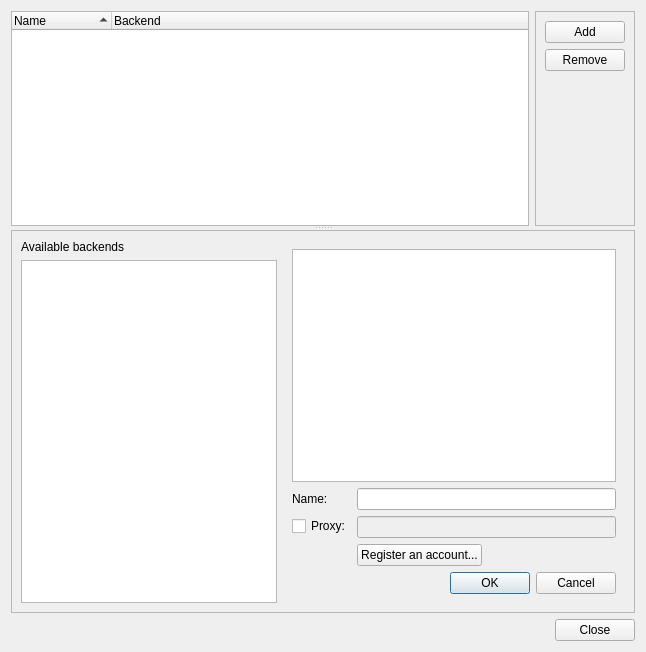
<?xml version="1.0" encoding="UTF-8"?>
<ui version="4.0">
 <class>BackendCfg</class>
 <widget class="QDialog" name="BackendCfg">
  <property name="geometry">
   <rect>
    <x>0</x>
    <y>0</y>
    <width>646</width>
    <height>652</height>
   </rect>
  </property>
  <property name="windowTitle">
   <string>Backends configuration</string>
  </property>
  <layout class="QVBoxLayout" name="verticalLayout_3">
   <item>
    <widget class="QSplitter" name="splitter_2">
     <property name="orientation">
      <enum>Qt::Vertical</enum>
     </property>
     <widget class="QWidget" name="horizontalLayoutWidget">
      <layout class="QHBoxLayout" name="horizontalLayout">
       <item>
        <widget class="QTreeWidget" name="configuredBackendsList">
         <property name="editTriggers">
          <set>QAbstractItemView::NoEditTriggers</set>
         </property>
         <property name="iconSize">
          <size>
           <width>48</width>
           <height>48</height>
          </size>
         </property>
         <property name="rootIsDecorated">
          <bool>false</bool>
         </property>
         <property name="uniformRowHeights">
          <bool>false</bool>
         </property>
         <property name="itemsExpandable">
          <bool>false</bool>
         </property>
         <property name="sortingEnabled">
          <bool>true</bool>
         </property>
         <property name="animated">
          <bool>true</bool>
         </property>
         <property name="wordWrap">
          <bool>false</bool>
         </property>
         <property name="expandsOnDoubleClick">
          <bool>false</bool>
         </property>
         <attribute name="headerCascadingSectionResizes">
          <bool>false</bool>
         </attribute>
         <attribute name="headerHighlightSections">
          <bool>true</bool>
         </attribute>
         <attribute name="headerCascadingSectionResizes">
          <bool>false</bool>
         </attribute>
         <attribute name="headerHighlightSections">
          <bool>true</bool>
         </attribute>
         <column>
          <property name="text">
           <string>Name</string>
          </property>
         </column>
         <column>
          <property name="text">
           <string>Backend</string>
          </property>
         </column>
        </widget>
       </item>
       <item>
        <widget class="QFrame" name="frame">
         <property name="frameShape">
          <enum>QFrame::StyledPanel</enum>
         </property>
         <property name="frameShadow">
          <enum>QFrame::Raised</enum>
         </property>
         <layout class="QVBoxLayout" name="verticalLayout">
          <item>
           <widget class="QPushButton" name="addButton">
            <property name="text">
             <string>Add</string>
            </property>
           </widget>
          </item>
          <item>
           <widget class="QPushButton" name="removeButton">
            <property name="text">
             <string>Remove</string>
            </property>
           </widget>
          </item>
          <item>
           <spacer name="verticalSpacer">
            <property name="orientation">
             <enum>Qt::Vertical</enum>
            </property>
            <property name="sizeHint" stdset="0">
             <size>
              <width>20</width>
              <height>40</height>
             </size>
            </property>
           </spacer>
          </item>
         </layout>
        </widget>
       </item>
      </layout>
     </widget>
     <widget class="QFrame" name="configFrame">
      <property name="frameShape">
       <enum>QFrame::StyledPanel</enum>
      </property>
      <property name="frameShadow">
       <enum>QFrame::Raised</enum>
      </property>
      <layout class="QHBoxLayout" name="horizontalLayout_2">
       <item>
        <layout class="QVBoxLayout" name="verticalLayout_2">
         <item>
          <widget class="QLabel" name="label_2">
           <property name="text">
            <string>Available backends</string>
           </property>
          </widget>
         </item>
         <item>
          <widget class="QListWidget" name="backendsList">
           <property name="sizePolicy">
            <sizepolicy hsizetype="Preferred" vsizetype="Expanding">
             <horstretch>0</horstretch>
             <verstretch>0</verstretch>
            </sizepolicy>
           </property>
           <property name="iconSize">
            <size>
             <width>32</width>
             <height>32</height>
            </size>
           </property>
           <property name="spacing">
            <number>1</number>
           </property>
           <property name="sortingEnabled">
            <bool>true</bool>
           </property>
          </widget>
         </item>
        </layout>
       </item>
       <item>
        <widget class="QFrame" name="frame_2">
         <property name="sizePolicy">
          <sizepolicy hsizetype="Preferred" vsizetype="Preferred">
           <horstretch>1</horstretch>
           <verstretch>0</verstretch>
          </sizepolicy>
         </property>
         <property name="frameShape">
          <enum>QFrame::NoFrame</enum>
         </property>
         <property name="frameShadow">
          <enum>QFrame::Plain</enum>
         </property>
         <layout class="QVBoxLayout" name="verticalLayout_4">
          <item>
           <widget class="QTextEdit" name="backendInfo">
            <property name="sizePolicy">
             <sizepolicy hsizetype="Expanding" vsizetype="Expanding">
              <horstretch>0</horstretch>
              <verstretch>0</verstretch>
             </sizepolicy>
            </property>
            <property name="readOnly">
             <bool>true</bool>
            </property>
           </widget>
          </item>
          <item>
           <layout class="QFormLayout" name="configLayout">
            <property name="fieldGrowthPolicy">
             <enum>QFormLayout::ExpandingFieldsGrow</enum>
            </property>
            <item row="0" column="0">
             <widget class="QLabel" name="label">
              <property name="text">
               <string>Name:</string>
              </property>
             </widget>
            </item>
            <item row="0" column="1">
             <widget class="QLineEdit" name="nameEdit"/>
            </item>
            <item row="1" column="0">
             <widget class="QCheckBox" name="proxyBox">
              <property name="text">
               <string>Proxy:</string>
              </property>
             </widget>
            </item>
            <item row="1" column="1">
             <widget class="QLineEdit" name="proxyEdit">
              <property name="enabled">
               <bool>false</bool>
              </property>
             </widget>
            </item>
            <item row="2" column="1">
             <widget class="QPushButton" name="registerButton">
              <property name="text">
               <string>Register an account...</string>
              </property>
             </widget>
            </item>
           </layout>
          </item>
          <item>
           <widget class="QDialogButtonBox" name="configButtonBox">
            <property name="orientation">
             <enum>Qt::Horizontal</enum>
            </property>
            <property name="standardButtons">
             <set>QDialogButtonBox::Cancel|QDialogButtonBox::Ok</set>
            </property>
           </widget>
          </item>
         </layout>
        </widget>
       </item>
      </layout>
     </widget>
    </widget>
   </item>
   <item>
    <widget class="QDialogButtonBox" name="buttonBox">
     <property name="standardButtons">
      <set>QDialogButtonBox::Close</set>
     </property>
    </widget>
   </item>
  </layout>
 </widget>
 <tabstops>
  <tabstop>configuredBackendsList</tabstop>
  <tabstop>addButton</tabstop>
  <tabstop>removeButton</tabstop>
  <tabstop>backendsList</tabstop>
  <tabstop>backendInfo</tabstop>
  <tabstop>nameEdit</tabstop>
  <tabstop>proxyBox</tabstop>
  <tabstop>proxyEdit</tabstop>
  <tabstop>registerButton</tabstop>
  <tabstop>configButtonBox</tabstop>
  <tabstop>buttonBox</tabstop>
 </tabstops>
 <resources/>
 <connections>
  <connection>
   <sender>buttonBox</sender>
   <signal>clicked(QAbstractButton*)</signal>
   <receiver>BackendCfg</receiver>
   <slot>accept()</slot>
   <hints>
    <hint type="sourcelabel">
     <x>312</x>
     <y>591</y>
    </hint>
    <hint type="destinationlabel">
     <x>312</x>
     <y>306</y>
    </hint>
   </hints>
  </connection>
 </connections>
</ui>
